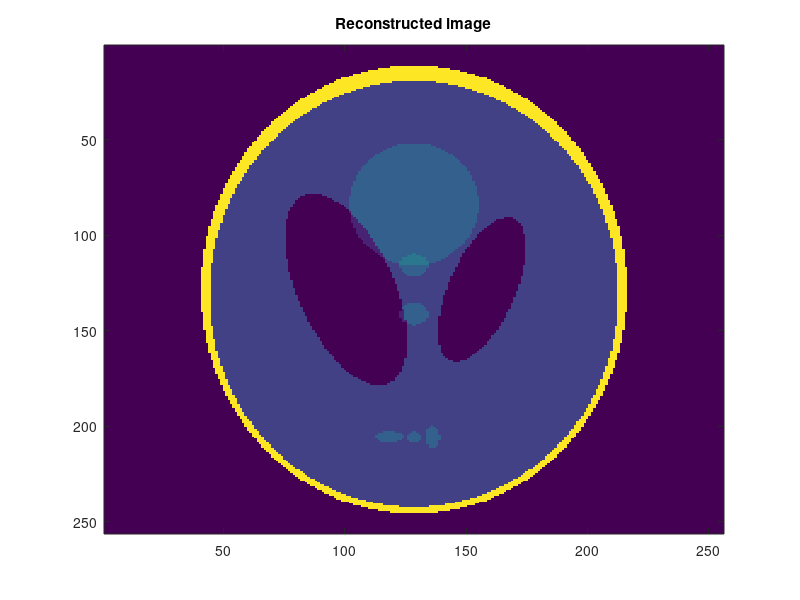

Recreate this plot in MATLAB. (Note: this script raises an error after producing the figure.)
%clear
%filename = strcat('spgr3d_256x_256y_160z_1e_12c-slice',num2str(slice),'.fft');

%fileID = fopen(filename);
%XX = fread(fileID,'uint16');

%mat = fftshift(reshape(X,[256 256]));
%mat = reshape(XX,[256 256]);
mat = fftshift(phantom);

%fclose(fileID);

figure;
truth=abs(fftshift(mat));
imagesc(truth);
title('Reconstructed image');

noise = normrnd(0,.50,size(mat)); %Experimentally, this gives a SNR of ~45
SNR = 10^(snr(mat,noise)/20);

thr = 25;
roimat = mat(mat>thr); roinoise = noise(mat>thr);

ROIsnr = 10^(snr(roimat,roinoise)/20)

%figure;
%imagesc(mat>thr)

%add noise to truth.
mat = mat+noise;

%kspace = fft2(mat)/(size(mat,1)*size(mat,2));
kspace = fft2(mat);
%kspace = fft2(truth)/(size(truth,1)*size(truth,2));
%kspace = fft2(fftshift(truth))/(size(truth,1)*size(truth,2));
KSP = fftshift(kspace);
%KSP = kspace;
mag = abs(KSP);
%figure;imagesc(mag);colorbar;title('k-space(cartesian)')

angles = 402;
%polarK = zeros(256,402);
thDEG = (0:(angles-1))*180/angles;
thRAD = (0:(angles-1))*pi/angles;

SIZE = ceil(256*sqrt(2));
if(mod(SIZE,2)==0)
    SIZE = SIZE+1; %Make sure SIZE is odd
end
BASE = (SIZE-1)/2;

%SIZE = 512;BASE = 256;

polarK = zeros(SIZE,angles);

for j = 1:angles
    for i = 1:SIZE
%       r = (-BASE-1+i)/sqrt(2);
       r = (-BASE-1+i);
       th = thRAD(j);

       x = 129+r*cos(th);
       y = 129+r*sin(th);
%       x = 257+r*cos(th);
%       y = 257+r*sin(th);
       
       if(x>=1 && x<257 && y>=1 && y<257)
           polarK(i,j) = squareinterp(x,y,KSP);       
       else
           polarK(i,j) = 0;
       end
       
    end
end


%for j = 1:angles
%    for i = 1:256
%       r = (-BASE-1+i)/sqrt(2);
%       r = (-BASE-1+i);
%       th = thRAD(j);
%       x = 129+r*cos(th);
%       y = 129+r*sin(th);
%                   
%       polarK(i,j) = squareinterp(x,y,KSP);
%       
%    end
%end

%figure;imagesc(abs(polarK));colorbar;title('k-space(polar)')


%idat=fftshift(ifft(fftshift(polarK,1),[],1),1);
%idat=fftshift(ifft(polarK,[],1),1);
%idat=ifft(polarK,[],1);
%idat=fftshift(ifft(polarK,[],1),2);%best one
%idat=fftshift(ifft(polarK,[],1));%out of phase but gets details
%idat=fftshift(ifft(polarK,[],1));

idat=fftshift(ifft(polarK,[],1),1);
%idat=ifft(polarK,[],1);
idat=[idat(2:end,:); idat(1,:)];
%m=iradon(abs(idat),thDEG,'linear','Ram-Lak',1,512);
m=iradon(abs(idat),thDEG,'linear','ram-lak',1.0,floor(256*sqrt(2)));
%m=iradon(abs(idat),thDEG);

SZ = size(m,2);
finalIM = abs(m');
finalIM = finalIM(:,SZ:-1:1);
finalIM = finalIM/max(finalIM(:)); %Normalize
finalIM = imresize(finalIM,[256 256]);

%finalIM = finalIM .*(truth>0); %Remove outside ROI

sgrm = radon(finalIM,thDEG);
%middle = ceil(size(sgrm,1)/2);
%range = (middle-183):(middle+183);
%sgrm = sgrm(range,:);

figure
subplot(2,1,1)
imagesc(finalIM);title('From iradon');
subplot(2,1,2)
%imagesc(abs(idat));title('Sinogram')
imagesc(sgrm);title('Sinogram')


Z1 = sgrm/max(sgrm(:));
%int = X(3:365,:);
Z2 = abs(X)/max(X(:));

RADIAL = size(Z1,1);
Z2 = imresize(Z2,[RADIAL angles]);

figure
subplot(2,2,1)
imagesc(Z2);colorbar;title('Direct Radon');
subplot(2,2,2)
imagesc(Z1);colorbar;title('Reconstructed Radon');
subplot(2,2,3)
imagesc(Z1-Z2);colorbar;title('Difference');
subplot(2,2,4);
imagesc(iradon(Z1-Z2,thDEG));title('Image Difference');




%finalSNR = 10^(snr(truth,finalIM-truth)/20)

%figure
%imagesc(mat');

